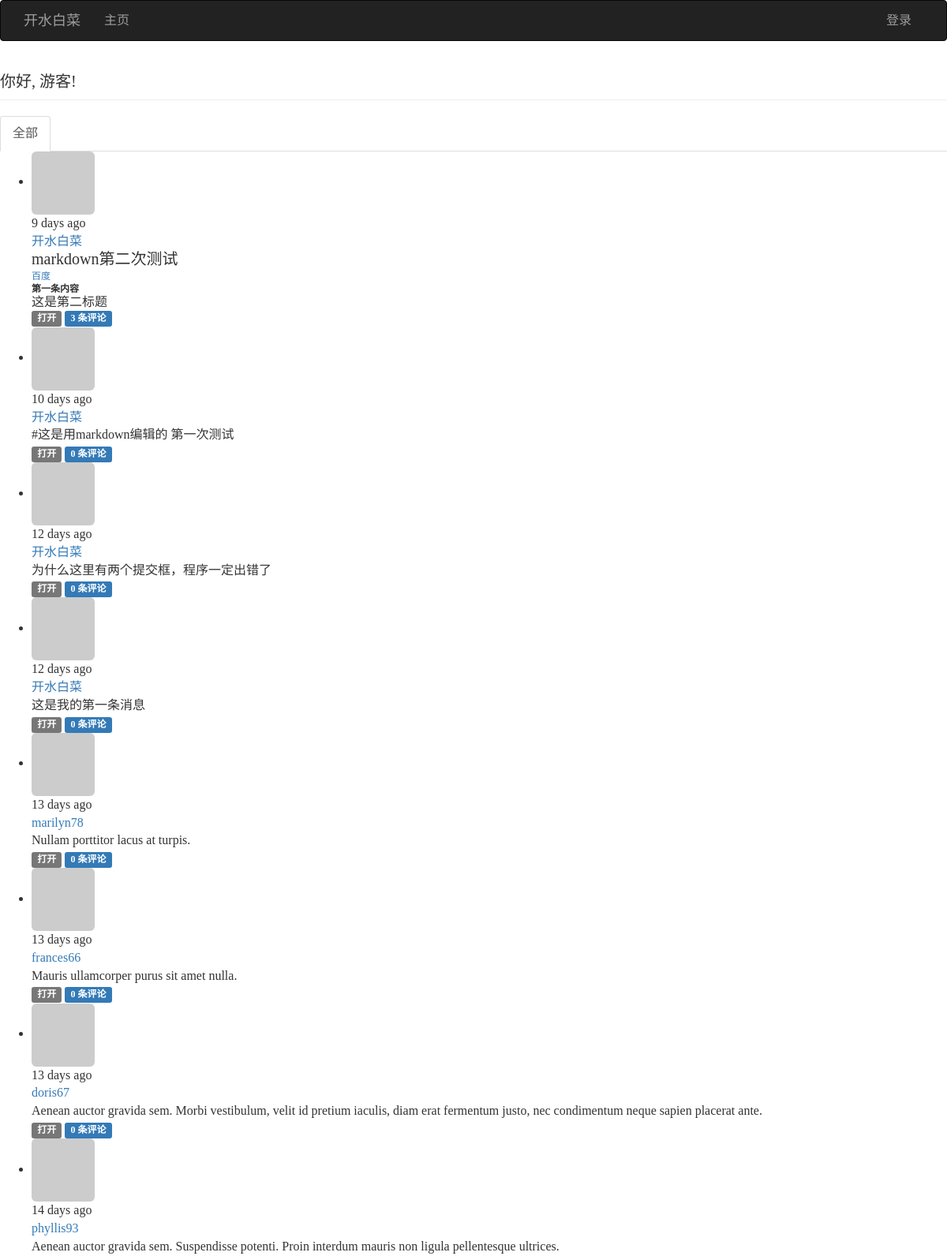
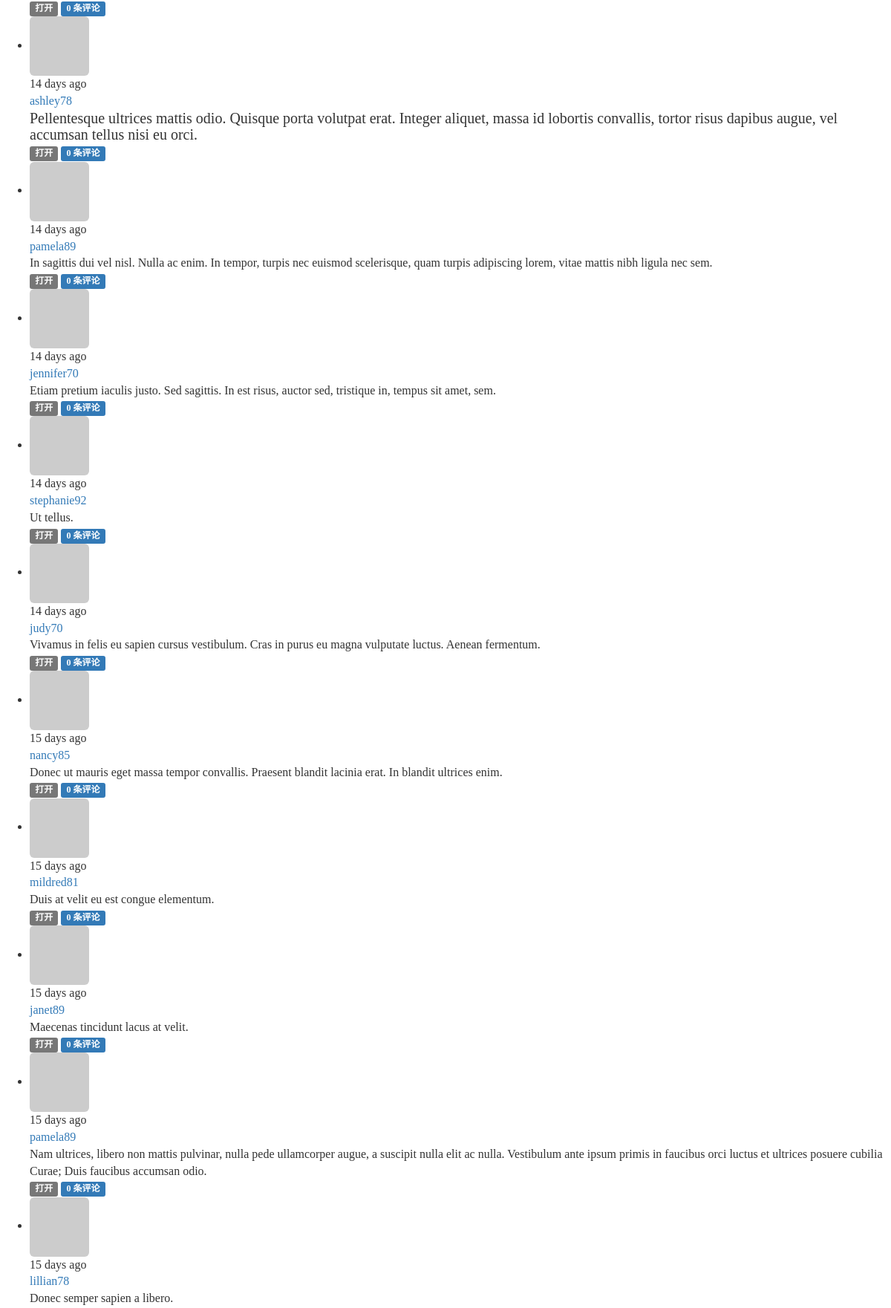
The page / (upper part) on the database its author committed (2 pictures, top to bottom).
### app/models.py (models this page shows, shortened)
class Post(db.Model):
    __tablename__ = 'posts'
    id = db.Column(db.Integer, primary_key=True)
    body = db.Column(db.Text)
    body_html = db.Column(db.Text)
    timestamp = db.Column(db.DateTime, index=True, default=datetime.utcnow)
    author_id = db.Column(db.Integer, db.ForeignKey('users.id'))
    comments = db.relationship('Comment', backref='post', lazy='dynamic')

class User(UserMixin, db.Model):
    __tablename__ = 'users'
    id = db.Column(db.Integer, primary_key=True)
    email = db.Column(db.String(64), unique=True, index=True)
    username = db.Column(db.String(64), unique=True, index=True)
    password_hash = db.Column(db.String(128))
    role_id = db.Column(db.Integer, db.ForeignKey('roles.id'))
    name = db.Column(db.String(64))
    location = db.Column(db.String(64))
    about_me = db.Column(db.Text())
    member_since = db.Column(db.DateTime(), default=datetime.utcnow)
    last_seen = db.Column(db.DateTime(), default=datetime.utcnow)
    password_hash = db.Column(db.String(128))
    confirmed = db.Column(db.Boolean, default=False)
    avatar_hash = db.Column(db.String(32))
    posts = db.relationship('Post', backref='author', lazy='dynamic')
    followed = db.relationship('Follow', foreign_keys=[Follow.follower_id], backref=db.backref('follower', lazy='joined'), lazy='dynamic', cascade='all, delete-orphan')
    followers = db.relationship('Follow',foreign_keys=[Follow.followed_id], backref=db.backref('followed', lazy='joined'), lazy='dynamic', cascade='all, delete-orphan')
    comments = db.relationship('Comment', backref='author', lazy='dynamic')
    @property
    def password(self):
        raise AttributeError('password is not a readable attribute')
    def gravatar(self, size=100, default='identicon', rating='g'):
        if request.is_secure:
            url = 'https://secure.gravatar.com/avatar'
        else:
            url = 'http://www.gravatar.com/avatar'
        hash = hashlib.md5(self.email.encode('utf-8')).hexdigest()
        return '{url}/{hash}?s={size}&d={default}&r={rating}'.format(url=url, hash=hash, size=size, default=default, rating=rating)

### app/main/views.py (the view)
@main.route('/', methods=['GET', 'POST'])
def index():
    form = PostForm()
    if current_user.can(Permission.WRITE_ARTICLES) and form.validate_on_submit():
        post = Post(body=form.body.data, author=current_user._get_current_object())
        db.session.add(post)
        return redirect(url_for('.index'))
    page = request.args.get('page', 1, type=int)
    pagination = Post.query.order_by(Post.timestamp.desc()).paginate(page, per_page=current_app.config['FLASKY_POSTS_PER_PAGE'], error_out=False)
    posts = pagination.items
    show_followed = False
    if current_user.is_authenticated:
        show_followed = bool(request.cookies.get('show_followed', ''))
    if show_followed:
        query = current_user.followed_posts
    else:
        query = Post.query
    pagination = query.order_by(Post.timestamp.desc()).paginate(page, per_page=current_app.config['FLASKY_POSTS_PER_PAGE'], error_out=False)
    posts = pagination.items
    return render_template('index.html', form=form, posts=posts, show_followed=show_followed, pagination=pagination)

### app/auth/views.py (called while the page is built)
@auth.before_app_request
def before_request():
    if current_user.is_authenticated:
        current_user.ping()
        if not current_user.confirmed and request.endpoint and request.endpoint[:5] != 'auth.' and request.endpoint != 'static':
            return redirect(url_for('auth.unconfirmed'))

### app/main/__init__.py (called while the page is built)
@main.app_context_processor
def inject_permissions():
    return dict(Permission=Permission)

### app/main/views.py (called while the page is built)
@main.after_app_request
def after_request(response):
    for query in get_debug_queries():
        if query.duration >= current_app.config['FLASKY_SLOW_DB_QUERY_TIME']:
            current_app.logger.warning('Slow query: %s\nDuration: %fs\nContext: %s\n' % (query.statement, query.parameters, query.duration, query.context))
    return response

### app/models.py (called while the page is built)
    def can(self, permissions):
        return False

    def is_administrator(self):
        return False

### app/templates/index.html (shortened to what this page needs)
{% extends "base.html" %}
{% import "bootstrap/wtf.html" as wtf %}
{% import "_macros.html" as macros %}
{% block content %}
<div class="page-header">
	<h1>你好, {% if current_user.is_authenticated %}{{ current_user.username }}{% else %}游客{% endif %}!</h1>
</div>
<div class="post-tabs">
	<ul class="nav nav-tabs">
		<li{% if not show_followed %} class="active"{% endif %}><a href="{{ url_for('.show_all') }}">全部</a></li>
	</ul>
	{% include '_posts.html' %}
</div>
{% endblock %}

### app/templates/_posts.html (shortened to what this page needs)
<ul class="posts">
	{% for post in posts %}
	<li class="post">
		<div class="post-thumbnail">
			<a href="{{ url_for('.user', username=post.author.username) }}">
				<img class="img-rounded profile-thumbnail" src="{{ post.author.gravatar(size=40) }}">
			</a>
		</div>
		<div class="post-content">
			<div class="post-date">{{ moment(post.timestamp).fromNow() }}</div>
			<div class="post-author"><a href="{{ url_for('.user', username=post.author.username) }}">{{ post.author.username }}</a></div>
			<div class="post-body">
				{% if post.body_html %}
					{{ post.body_html | safe }}
				{% else %}
					{{ post.body }}
				{% endif %}
			</div>
			<div class="post-footer">
				<a href="{{ url_for('.post', id=post.id) }}">
					<span class="label label-default">打开</span>
				</a>
				<a href="{{ url_for('.post', id=post.id) }}#comments">
					<span class="label label-primary">{{ post.comments.count() }} 条评论</span>
				</a>
			</div>
		</div>
	</li>
	{% endfor %}
</ul>

### tmp/coverage/style.css (style rules this page uses)
html, body, h1, h2, h3, p, table, td, th { margin: 0; padding: 0; border: 0; outline: 0; font-weight: inherit; font-style: inherit; font-size: 100%; font-family: inherit; vertical-align: baseline; }
body { font-family: georgia, serif; font-size: 1em; }
html>body { font-size: 16px; }
p { font-size: .75em; line-height: 1.33333333em; }
h1 { font-size: 1.25em; display: inline-block; }

### rows shown on the page
Post: timestamp "9 days ago", author.username "开水白菜", body_html "markdown第二次测试 百度 第一条内容 这是第二标题", comments.count "3"
Post: timestamp "10 days ago", author.username "开水白菜", body "#这是用markdown编辑的 第一次测试", comments.count "0"
Post: timestamp "12 days ago", author.username "开水白菜", body "为什么这里有两个提交框，程序一定出错了", comments.count "0"
Post: timestamp "12 days ago", author.username "开水白菜", body "这是我的第一条消息", comments.count "0"
Post: timestamp "13 days ago", author.username "marilyn78", body "Nullam porttitor lacus at turpis.", comments.count "0"
Post: timestamp "13 days ago", author.username "frances66", body "Mauris ullamcorper purus sit amet nulla.", comments.count "0"
Post: timestamp "13 days ago", author.username "doris67", body "Aenean auctor gravida sem. Morbi vestibulum, velit id pretium iaculis, diam erat fermentum justo, nec condimentum neque sapien placerat ante.", comments.count "0"
Post: timestamp "14 days ago", author.username "phyllis93", body "Aenean auctor gravida sem. Suspendisse potenti. Proin interdum mauris non ligula pellentesque ultrices.", comments.count "0"
Post: timestamp "14 days ago", author.username "ashley78", body_html "Pellentesque ultrices mattis odio. Quisque porta volutpat erat. Integer aliquet, massa id lobortis convallis, tortor risus dapibus augue, vel accumsan tellus nisi eu orci.", comments.count "0"
Post: timestamp "14 days ago", author.username "pamela89", body "In sagittis dui vel nisl. Nulla ac enim. In tempor, turpis nec euismod scelerisque, quam turpis adipiscing lorem, vitae mattis nibh ligula nec sem.", comments.count "0"
Post: timestamp "14 days ago", author.username "jennifer70", body "Etiam pretium iaculis justo. Sed sagittis. In est risus, auctor sed, tristique in, tempus sit amet, sem.", comments.count "0"
Post: timestamp "14 days ago", author.username "stephanie92", body "Ut tellus.", comments.count "0"
Post: timestamp "14 days ago", author.username "judy70", body "Vivamus in felis eu sapien cursus vestibulum. Cras in purus eu magna vulputate luctus. Aenean fermentum.", comments.count "0"
Post: timestamp "15 days ago", author.username "nancy85", body "Donec ut mauris eget massa tempor convallis. Praesent blandit lacinia erat. In blandit ultrices enim.", comments.count "0"
Post: timestamp "15 days ago", author.username "mildred81", body "Duis at velit eu est congue elementum.", comments.count "0"
Post: timestamp "15 days ago", author.username "janet89", body "Maecenas tincidunt lacus at velit.", comments.count "0"
Post: timestamp "15 days ago", author.username "pamela89", body "Nam ultrices, libero non mattis pulvinar, nulla pede ullamcorper augue, a suscipit nulla elit ac nulla. Vestibulum ante ipsum primis in faucibus orci luctus et ultrices posuere cubilia Curae; Duis faucibus accumsan odio.", comments.count "0"
Post: timestamp "15 days ago", author.username "lillian78", body "Donec semper sapien a libero."
